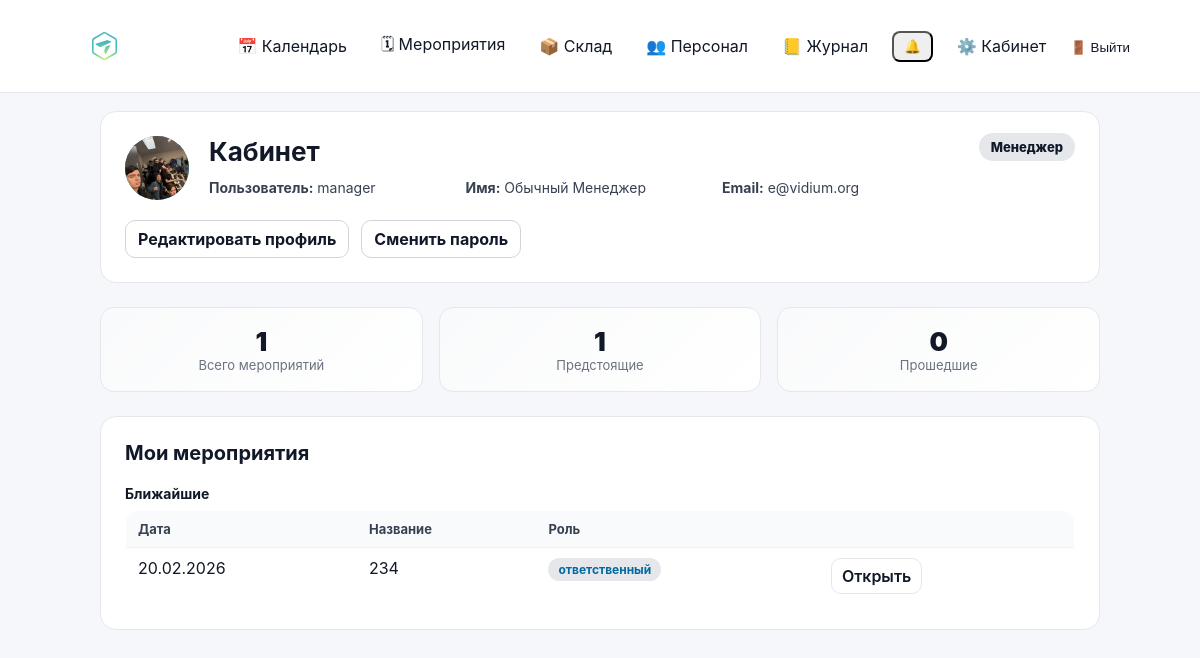
Page /cabinet/ (signed in) on the committed database.
### accounts/models.py (models this page shows, shortened)
class Profile(models.Model):
    class Gender(models.TextChoices):
        MALE = "male", "Мужской"
        FEMALE = "female", "Женский"
        OTHER = "other", "Другое"
    class YesNoMaybe(models.TextChoices):
        YES = "yes", "Да"
        NO = "no", "Нет"
        LIMITED = "limited", "Ограниченно"
    class Citizenship(models.TextChoices):
        RU = "RU", "РФ"
        OTHER = "OTHER", "Другое"
    class FSOStatus(models.TextChoices):
        YES = "yes", "Да"
        NO = "no", "Нет"
        IN_PROGRESS = "in_progress", "В процессе"
        NA = "na", "Не требуется/не знаю"
    class Education(models.TextChoices):
        HIGHER_FULL = "higher_full", "Высшее-полное"
        HIGHER = "higher", "Высшее"
        SECONDARY = "secondary", "Среднее"
        OTHER = "other", "Другое"
    user = models.OneToOneField(settings.AUTH_USER_MODEL, on_delete=models.CASCADE, related_name="profile")
    last_name_lat = models.CharField("Фамилия латиницей", max_length=150, blank=True, default="")
    first_name_lat = models.CharField("Имя латиницей", max_length=150, blank=True, default="")
    patronymic_lat = models.CharField("Отчество латиницей", max_length=150, blank=True, default="")
    gender = models.CharField("Пол", max_length=20, choices=Gender.choices, blank=True, default="")
    citizenship = models.CharField(
        "Гражданство", max_length=20, choices=Citizenship.choices, blank=True, default=Citizenship.RU
    )
    telegram = models.CharField("Телеграм", max_length=150, blank=True, default="")
    qualification = models.CharField("Квалификация, навыки", max_length=255, blank=True, default="")
    travel_ready = models.CharField(
        "Готовность к командировкам", max_length=20, choices=YesNoMaybe.choices, blank=True, default=""
    )
    quarantine_ready = models.CharField(
        "Готовность к карантину", max_length=20, choices=YesNoMaybe.choices, blank=True, default=""
    )
    restrictions_companies = models.CharField(
        "Ограничения по работе с компаниями", max_length=255, blank=True, default="Нет"
    )
    restrictions_topics = models.CharField(
        "Ограничения на участие в проектах с определённой тематикой", max_length=255, blank=True, default="Нет"
    )
    restrictions_schedule = models.CharField(
        "Ограничения по графику работы", max_length=255, blank=True, default="Нет"
    )
    fso_status = models.CharField(
        "Прохождение ФСО", max_length=30, choices=FSOStatus.choices, blank=True, default=""
    )
    own_equipment = models.CharField("Наличие собственного оборудования", max_length=255, blank=True, default="Нет")
    education = models.CharField("Образование", max_length=30, choices=Education.choices, blank=True, default="")
    additional_skills = models.TextField("Дополнительные навыки", blank=True, default="")
    resume = models.FileField("Резюме", upload_to="staff/resumes/", blank=True, null=True)
    photo = models.ImageField("Фото", upload_to="staff/photos/", blank=True, null=True)
    created_at = models.DateTimeField(auto_now_add=True)
    updated_at = models.DateTimeField(auto_now=True)

class User(AbstractUser):
    phone = models.CharField("Телефон", max_length=30, blank=True, default="")
    patronymic = models.CharField("Отчество", max_length=150, blank=True, default="")
    class Meta(AbstractUser.Meta):
        permissions = [
            ("manage_staff", "Can manage staff (users/roles)"),
        ]
    def get_full_name(self) -> str:
        parts = [self.last_name, self.first_name, self.patronymic]
        return " ".join([p.strip() for p in parts if p and p.strip()]).strip() or self.username

### events/models.py (models this page shows, shortened)
class Event(models.Model):
    class Meta:
        permissions = [
            ("edit_event_card", "Can edit event card (dates/status/etc)"),
            ("edit_event_equipment", "Can edit event equipment (own/rented)"),
        ]
    STATUS_DRAFT = "draft"
    STATUS_CONFIRMED = "confirmed"
    STATUS_CANCELLED = "cancelled"
    STATUS_CLOSED = "closed"
    STATUS_CHOICES = (
        (STATUS_DRAFT, "Черновик"),
        (STATUS_CONFIRMED, "Подтверждено"),
        (STATUS_CANCELLED, "Отменено"),
        (STATUS_CLOSED, "Закрыто"),
    )
    name = models.CharField(max_length=200)
    start_date = models.DateField()
    end_date = models.DateField(blank=True, null=True)
    client = models.CharField(max_length=200, blank=True)
    location = models.CharField(max_length=200, blank=True)
    responsible = models.ForeignKey(
        User,
        on_delete=models.SET_NULL,
        null=True,
        related_name="events",
    )
    s_engineer = models.ForeignKey(
        User,
        on_delete=models.SET_NULL,
        null=True,
        blank=True,
        related_name="senior_events",
    )
    engineers = models.ManyToManyField(
        User,
        blank=True,
        related_name="engineer_events",
    )
    notes = models.TextField(blank=True, default="")
    is_deleted = models.BooleanField(default=False)
    deleted_at = models.DateTimeField(null=True, blank=True)
    status = models.CharField(
        max_length=20,
        choices=STATUS_CHOICES,
        default=STATUS_DRAFT,
    )
    created_at = models.DateTimeField(auto_now_add=True)

### cabinet/views.py (the view)
# urls.py: path("", views.dashboard, name="dashboard"),
@login_required
def dashboard(request):
    user = request.user
    today = date.today()
    profile, _ = Profile.objects.get_or_create(user=user)
    q = Q(responsible=user)
    if hasattr(Event, "s_engineer"):
        q = q | Q(s_engineer=user)
    if hasattr(Event, "engineers"):
        q = q | Q(engineers=user)
    qs = (
        Event.objects
        .filter(q)
        .distinct()
        .order_by("start_date", "id")
    )
    if hasattr(Event, "s_engineer"):
        qs = qs.select_related("responsible", "s_engineer")
    else:
        qs = qs.select_related("responsible")
    if hasattr(Event, "engineers"):
        qs = qs.prefetch_related("engineers")
    upcoming = []
    past = []
    for ev in qs:
        end = ev.end_date or ev.start_date
        role_name, role_slug = _event_user_role(ev, user)
        item = {
            "event": ev,
            "date_display": _format_date_range(ev.start_date, ev.end_date),
            "role_name": role_name,
            "role_slug": role_slug,
        }
        if end >= today:
            upcoming.append(item)
        else:
            past.append(item)
    upcoming.sort(key=lambda x: (x["event"].start_date, x["event"].id))
    past.sort(key=lambda x: (x["event"].start_date, x["event"].id), reverse=True)
    stats = {
        "total": len(upcoming) + len(past),
        "upcoming": len(upcoming),
        "past": len(past),
    }
    role_name, role_slug = _get_primary_role(user)
    return render(request, "cabinet/dashboard.html", {
        "role_name": role_name,
        "role_slug": role_slug,
        "stats": stats,
        "upcoming_events": upcoming,
        "past_events": past,
        "profile": profile,
    })

### accounts/context_processors.py (called while the page is built)
def authz_flags(request):
    user = getattr(request, "user", None)
    return {
        "can_manage_staff": can_manage_staff(user),
        "can_edit_event_card": can_edit_event_card(user),
        "can_edit_event_equipment": can_edit_event_equipment(user),
        "can_edit_inventory": can_edit_inventory(user),
        "can_view_stock": can_view_stock(user),
    }

### accounts/permissions.py (called while the page is built)
def _ok(user) -> bool:
    return bool(user and user.is_authenticated)

def is_super(user) -> bool:
    return bool(_ok(user) and getattr(user, "is_superuser", False))

def can_manage_staff(user) -> bool:
    return is_super(user) or (_ok(user) and user.has_perm("accounts.manage_staff"))

def can_edit_inventory(user) -> bool:
    return is_super(user) or (_ok(user) and user.has_perm("inventory.manage_inventory"))

def can_view_stock(user) -> bool:
    return is_super(user) or (_ok(user) and (user.has_perm("inventory.manage_inventory") or user.has_perm("events.edit_event_card")))

def can_edit_event_card(user) -> bool:
    return is_super(user) or (_ok(user) and user.has_perm("events.edit_event_card"))

def can_edit_event_equipment(user) -> bool:
    return is_super(user) or (_ok(user) and user.has_perm("events.edit_event_equipment"))

### cabinet/views.py (called while the page is built)
def _get_primary_role(user):
    if getattr(user, "is_superuser", False):
        return ("Суперадмин", "superadmin")
    group_names = list(user.groups.values_list("name", flat=True))
    if group_names:
        return (group_names[0], "custom")
    return ("—", "unknown")

def _format_date_range(start, end):
    if not end or end == start:
        return start.strftime("%d.%m.%Y")
    return f"{start.strftime('%d.%m.%Y')} – {end.strftime('%d.%m.%Y')}"

def _event_user_role(event, user):
    roles = []
    slugs = []
    if getattr(event, "responsible_id", None) == user.id:
        roles.append("ответственный")
        slugs.append("manager")
    if hasattr(event, "s_engineer_id") and getattr(event, "s_engineer_id", None) == user.id:
        roles.append("старший инженер")
        slugs.append("s_engineer")
    if hasattr(event, "engineers"):
        try:
            if event.engineers.filter(id=user.id).exists():
                roles.append("инженер")
                slugs.append("engineer")
        except Exception:
            pass
    if not roles:
        return ("участник", "unknown")
    return (", ".join(roles), slugs[0])

### cabinet/templates/cabinet/dashboard.html (shortened to what this page needs)
{% extends "base.html" %}
{% load static %}
{% block content %}
<div class="cabinet-page">
    <div class="cabinet-card cabinet-profile">
        <div class="cabinet-profile-header">
            <div class="cabinet-avatar" style="overflow:hidden;">
                {% if profile.photo %}
                    <img
                        src="{{ profile.photo.url }}"
                        alt="Фото профиля"
                        style="width:100%; height:100%; object-fit:cover; display:block;"
                    >
                {% else %}
                    {{ user.first_name|default:user.username|slice:":1"|upper }}
                {% endif %}
            </div>
            <div class="cabinet-profile-info">
                <h1 class="cabinet-title">Кабинет</h1>
                <div class="cabinet-user-meta">
                    <div><strong>Пользователь:</strong> {{ user.username }}</div>
                    <div><strong>Имя:</strong> {{ user.get_full_name|default:"—" }}</div>
                    <div><strong>Email:</strong> {{ user.email|default:"—" }}</div>
                </div>
            </div>
            <div class="cabinet-role">
                <span class="role-badge role-{{ role_slug }}">
                    {{ role_name }}
                </span>
            </div>
        </div>
        <div class="cabinet-actions">
            <a href="{% url 'cabinet:profile_edit' %}" class="btn">
                Редактировать профиль
            </a>
            <a href="{% url 'cabinet:password_change' %}" class="btn">
                Сменить пароль
            </a>
        </div>
    </div>
    <div class="cabinet-stats">
        <div class="stat-card">
            <div class="stat-value">{{ stats.total }}</div>
            <div class="stat-label">Всего мероприятий</div>
        </div>
        <div class="stat-card">
            <div class="stat-value">{{ stats.upcoming }}</div>
            <div class="stat-label">Предстоящие</div>
        </div>
        <div class="stat-card">
            <div class="stat-value">{{ stats.past }}</div>
            <div class="stat-label">Прошедшие</div>
        </div>
    </div>
    <div class="cabinet-card">
        <h2 class="cabinet-section-title">Мои мероприятия</h2>
        {% if upcoming_events %}
        <div class="cabinet-subtitle">Ближайшие</div>
        <table class="list-table">
            <thead>
                <tr>
                    <th>Дата</th>
                    <th>Название</th>
                    <th>Роль</th>
                    <th></th>
                </tr>
            </thead>
            <tbody>
                {% for item in upcoming_events %}
                <tr>
                    <td>{{ item.date_display }}</td>
                    <td>{{ item.event.name }}</td>
                    <td>
                        <span class="role-pill role-{{ item.role_slug }}">
                            {{ item.role_name }}
                        </span>
                    </td>
                    <td>
                        <a href="{% url 'event_detail' item.event.id %}" class="btn btn-secondary">
                            Открыть
                        </a>
                    </td>
                </tr>
                {% endfor %}
            </tbody>
        </table>
        {% endif %}
    </div>
</div>
{% endblock %}

### static/css/base.css (style rules this page uses)
* { box-sizing: border-box; }
html, body { height: 100%; }
body { margin: 0; font-family: -apple-system, BlinkMacSystemFont, "Segoe UI", Roboto, Arial, sans-serif; background: #f5f7fb; color: #111827; }
a { color: inherit; text-decoration: none; }
.btn { display: inline-flex; align-items: center; gap: 8px; padding: 8px 12px; border-radius: 10px; border: 1px solid #d1d5db; background: #ffffff; color: #111827; font-weight: 700; cursor: pointer; text-decoration: none; transition: transform 160ms ease, box-shadow 160ms ease, background 160ms ease, border-color 160ms ease; }
.btn-secondary { display: inline-flex; align-items: center; padding: 7px 10px; border-radius: 10px; border: 1px solid #e5e7eb; background: #ffffff; color: #111827; font-weight: 600; text-decoration: none; margin-right: 8px; transition: transform 160ms ease, box-shadow 160ms ease, background 160ms ease; }
.list-table { width: 100%; border-collapse: collapse; background: #ffffff; border: 1px solid #e5e7eb; border-radius: 12px; overflow: hidden; }
.list-table th, .list-table td { padding: 10px 12px; border-bottom: 1px solid #eef2f7; text-align: left; vertical-align: top; }
.list-table th { background: #f9fafb; font-size: 13px; color: #374151; }
.list-table tr:last-child td { border-bottom: 0; }
.cabinet-page { max-width: 1000px; margin: 0 auto; display: flex; flex-direction: column; gap: 24px; }
.cabinet-card { background: #ffffff; border-radius: 16px; padding: 24px; border: 1px solid #e5e7eb; }
.cabinet-profile-header { display: flex; align-items: flex-start; gap: 20px; }
.cabinet-avatar { width: 64px; height: 64px; border-radius: 50%; background: linear-gradient(135deg, #6366f1, #22c55e); color: white; font-size: 28px; font-weight: 900; display: flex; align-items: center; justify-content: center; }
.cabinet-profile-info { flex: 1; }
.cabinet-title { margin: 0 0 12px; font-size: 26px; }
.cabinet-user-meta { display: grid; grid-template-columns: repeat(auto-fit, minmax(220px, 1fr)); gap: 6px 20px; font-size: 14px; color: #374151; }
.cabinet-role { margin-left: auto; }
.role-badge { padding: 6px 12px; border-radius: 999px; font-size: 13px; font-weight: 800; background: #e5e7eb; }
.role-manager { background: #e0f2fe; color: #0369a1; }
.cabinet-actions { margin-top: 20px; display: flex; gap: 12px; }
.cabinet-stats { display: grid; grid-template-columns: repeat(auto-fit, minmax(180px, 1fr)); gap: 16px; }
.stat-card { background: linear-gradient(135deg, #f9fafb, #ffffff); border-radius: 14px; padding: 18px; border: 1px solid #e5e7eb; text-align: center; }
.stat-value { font-size: 26px; font-weight: 900; }
.stat-label { font-size: 13px; color: #6b7280; }
.cabinet-section-title { margin: 0 0 16px; font-size: 20px; }
.cabinet-subtitle { margin: 20px 0 8px; font-size: 14px; font-weight: 700; }
.role-pill { padding: 4px 10px; border-radius: 999px; font-size: 12px; font-weight: 700; background: #e5e7eb; }

### rows in the picture
Profile: photo (picture)
User: username "manager", get_full_name "Обычный Менеджер", email "e@vidium.org"
Event: date_display "20.02.2026", event.name "234", role_name "ответственный"

### other values in the picture
{{ role_name }} "Менеджер"
{{ stats.total }} "1"
{{ stats.upcoming }} "1"
{{ stats.past }} "0"
